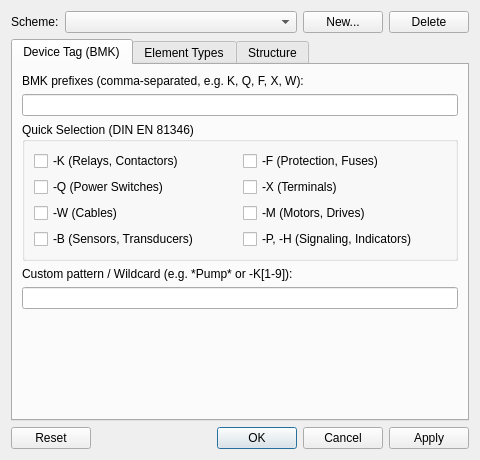
<?xml version="1.0" encoding="UTF-8"?>
<ui version="4.0">
 <class>DeviceNavigatorFilterDialog</class>
 <widget class="QDialog" name="DeviceNavigatorFilterDialog">
  <property name="geometry">
   <rect>
    <x>0</x>
    <y>0</y>
    <width>480</width>
    <height>460</height>
   </rect>
  </property>
  <property name="windowTitle">
   <string>Configure Filters</string>
  </property>
  <layout class="QVBoxLayout" name="dialogLayout">
   <item>
    <layout class="QHBoxLayout" name="schemeLayout">
     <item>
      <widget class="QLabel" name="m_scheme_label">
       <property name="text">
        <string>Scheme:</string>
       </property>
      </widget>
     </item>
     <item>
      <widget class="QComboBox" name="m_scheme_combo">
       <property name="sizePolicy">
        <sizepolicy hsizetype="Expanding" vsizetype="Fixed">
         <horstretch>0</horstretch>
         <verstretch>0</verstretch>
        </sizepolicy>
       </property>
      </widget>
     </item>
     <item>
      <widget class="QPushButton" name="m_new_scheme_btn">
       <property name="text">
        <string>New...</string>
       </property>
      </widget>
     </item>
     <item>
      <widget class="QPushButton" name="m_delete_scheme_btn">
       <property name="text">
        <string>Delete</string>
       </property>
      </widget>
     </item>
    </layout>
   </item>
   <item>
    <widget class="QTabWidget" name="m_criteria_tabs">
     <property name="currentIndex">
      <number>0</number>
     </property>
     <widget class="QWidget" name="tabBmk">
      <attribute name="title">
       <string>Device Tag (BMK)</string>
      </attribute>
      <layout class="QVBoxLayout" name="tabBmkLayout">
       <item>
        <widget class="QLabel" name="m_bmk_letters_label">
         <property name="text">
          <string>BMK prefixes (comma-separated, e.g. K, Q, F, X, W):</string>
         </property>
        </widget>
       </item>
       <item>
        <widget class="QLineEdit" name="m_bmk_letters_edit">
         <property name="clearButtonEnabled">
          <bool>true</bool>
         </property>
        </widget>
       </item>
       <item>
        <widget class="QGroupBox" name="m_quick_select_group">
         <property name="title">
          <string>Quick Selection (DIN EN 81346)</string>
         </property>
         <layout class="QGridLayout" name="quickSelectGrid">
          <item row="0" column="0">
           <widget class="QCheckBox" name="m_cb_prefix_k">
            <property name="text">
             <string>-K (Relays, Contactors)</string>
            </property>
           </widget>
          </item>
          <item row="0" column="1">
           <widget class="QCheckBox" name="m_cb_prefix_f">
            <property name="text">
             <string>-F (Protection, Fuses)</string>
            </property>
           </widget>
          </item>
          <item row="1" column="0">
           <widget class="QCheckBox" name="m_cb_prefix_q">
            <property name="text">
             <string>-Q (Power Switches)</string>
            </property>
           </widget>
          </item>
          <item row="1" column="1">
           <widget class="QCheckBox" name="m_cb_prefix_x">
            <property name="text">
             <string>-X (Terminals)</string>
            </property>
           </widget>
          </item>
          <item row="2" column="0">
           <widget class="QCheckBox" name="m_cb_prefix_w">
            <property name="text">
             <string>-W (Cables)</string>
            </property>
           </widget>
          </item>
          <item row="2" column="1">
           <widget class="QCheckBox" name="m_cb_prefix_m">
            <property name="text">
             <string>-M (Motors, Drives)</string>
            </property>
           </widget>
          </item>
          <item row="3" column="0">
           <widget class="QCheckBox" name="m_cb_prefix_b">
            <property name="text">
             <string>-B (Sensors, Transducers)</string>
            </property>
           </widget>
          </item>
          <item row="3" column="1">
           <widget class="QCheckBox" name="m_cb_prefix_p">
            <property name="text">
             <string>-P, -H (Signaling, Indicators)</string>
            </property>
           </widget>
          </item>
         </layout>
        </widget>
       </item>
       <item>
        <widget class="QLabel" name="m_bmk_pattern_label">
         <property name="text">
          <string>Custom pattern / Wildcard (e.g. *Pump* or -K[1-9]):</string>
         </property>
        </widget>
       </item>
       <item>
        <widget class="QLineEdit" name="m_bmk_pattern_edit">
         <property name="clearButtonEnabled">
          <bool>true</bool>
         </property>
        </widget>
       </item>
       <item>
        <spacer name="bmkSpacer">
         <property name="orientation">
          <enum>Qt::Vertical</enum>
         </property>
         <property name="sizeHint" stdset="0">
          <size>
           <width>20</width>
           <height>40</height>
          </size>
         </property>
        </spacer>
       </item>
      </layout>
     </widget>
     <widget class="QWidget" name="tabTypes">
      <attribute name="title">
       <string>Element Types</string>
      </attribute>
      <layout class="QVBoxLayout" name="tabTypesLayout">
       <item>
        <widget class="QCheckBox" name="m_cb_master">
         <property name="text">
          <string>Master symbols / Coils / Main functions</string>
         </property>
        </widget>
       </item>
       <item>
        <widget class="QCheckBox" name="m_cb_slave">
         <property name="text">
          <string>Slave symbols / Contacts / Auxiliary functions</string>
         </property>
        </widget>
       </item>
       <item>
        <widget class="QCheckBox" name="m_cb_terminal">
         <property name="text">
          <string>Terminals</string>
         </property>
        </widget>
       </item>
       <item>
        <widget class="QCheckBox" name="m_cb_cable">
         <property name="text">
          <string>Cables</string>
         </property>
        </widget>
       </item>
       <item>
        <widget class="QCheckBox" name="m_cb_report">
         <property name="text">
          <string>Folio reports / Cross-references (Folienverweise)</string>
         </property>
        </widget>
       </item>
       <item>
        <widget class="QCheckBox" name="m_cb_conductor_def">
         <property name="text">
          <string>Conductor definitions / Connections (Leitungsdefinitionen)</string>
         </property>
        </widget>
       </item>
       <item>
        <widget class="QCheckBox" name="m_cb_thumbnail">
         <property name="text">
          <string>Cabinet layout / Thumbnail placements</string>
         </property>
        </widget>
       </item>
       <item>
        <widget class="QCheckBox" name="m_cb_other">
         <property name="text">
          <string>Other devices / Symbols</string>
         </property>
        </widget>
       </item>
       <item>
        <spacer name="typesSpacer">
         <property name="orientation">
          <enum>Qt::Vertical</enum>
         </property>
         <property name="sizeHint" stdset="0">
          <size>
           <width>20</width>
           <height>40</height>
          </size>
         </property>
        </spacer>
       </item>
      </layout>
     </widget>
     <widget class="QWidget" name="tabStructure">
      <attribute name="title">
       <string>Structure</string>
      </attribute>
      <layout class="QVBoxLayout" name="tabStructureLayout">
       <item>
        <widget class="QLabel" name="m_struct_mode_label">
         <property name="text">
          <string>Structure grouping:</string>
         </property>
        </widget>
       </item>
       <item>
        <widget class="QComboBox" name="m_struct_mode_combo"/>
       </item>
       <item>
        <widget class="QLabel" name="m_struct_pattern_label">
         <property name="text">
          <string>Structure contains text (e.g. 010 or A1):</string>
         </property>
        </widget>
       </item>
       <item>
        <widget class="QLineEdit" name="m_struct_pattern_edit">
         <property name="clearButtonEnabled">
          <bool>true</bool>
         </property>
        </widget>
       </item>
       <item>
        <spacer name="structSpacer">
         <property name="orientation">
          <enum>Qt::Vertical</enum>
         </property>
         <property name="sizeHint" stdset="0">
          <size>
           <width>20</width>
           <height>40</height>
          </size>
         </property>
        </spacer>
       </item>
      </layout>
     </widget>
    </widget>
   </item>
   <item>
    <widget class="QDialogButtonBox" name="buttonBox">
     <property name="orientation">
      <enum>Qt::Horizontal</enum>
     </property>
     <property name="standardButtons">
      <set>QDialogButtonBox::Apply|QDialogButtonBox::Cancel|QDialogButtonBox::Ok|QDialogButtonBox::Reset</set>
     </property>
    </widget>
   </item>
  </layout>
 </widget>
 <resources/>
 <connections>
  <connection>
   <sender>buttonBox</sender>
   <signal>accepted()</signal>
   <receiver>DeviceNavigatorFilterDialog</receiver>
   <slot>accept()</slot>
   <hints>
    <hint type="sourcelabel">
     <x>248</x>
     <y>254</y>
    </hint>
    <hint type="destinationlabel">
     <x>157</x>
     <y>274</y>
    </hint>
   </hints>
  </connection>
  <connection>
   <sender>buttonBox</sender>
   <signal>rejected()</signal>
   <receiver>DeviceNavigatorFilterDialog</receiver>
   <slot>reject()</slot>
   <hints>
    <hint type="sourcelabel">
     <x>316</x>
     <y>260</y>
    </hint>
    <hint type="destinationlabel">
     <x>286</x>
     <y>274</y>
    </hint>
   </hints>
  </connection>
 </connections>
</ui>
